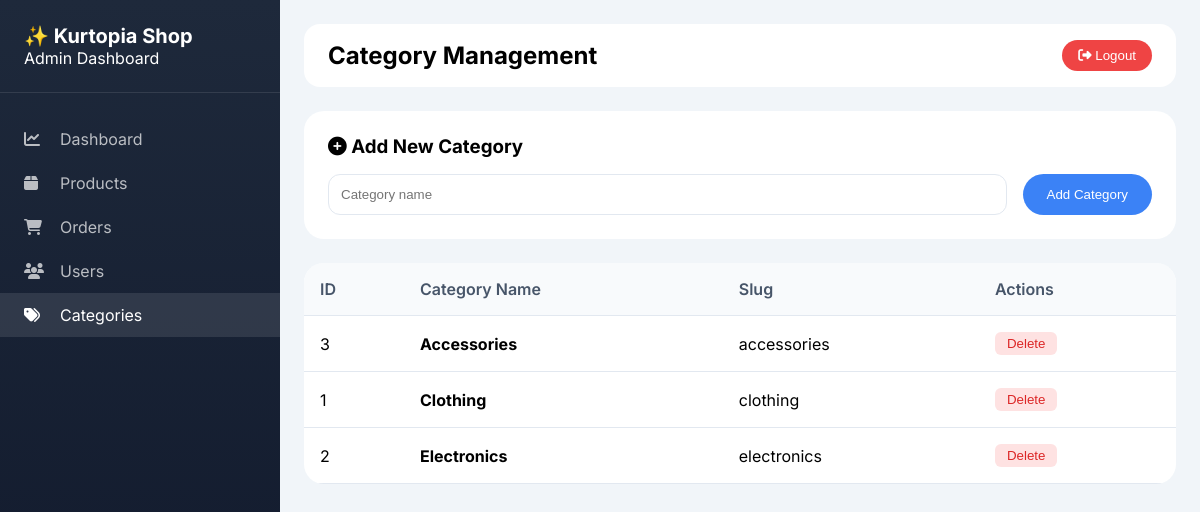
Screenshot of /admin_categories.php (signed in) with the database file from the repository.
### tables this page shows
CREATE TABLE `categories` (
  `id` int(11) NOT NULL,
  `name` varchar(100) NOT NULL,
  `parent_id` int(11) DEFAULT NULL,
  `description` text DEFAULT NULL,
  `slug` varchar(100) DEFAULT NULL,
  `created_at` timestamp NOT NULL DEFAULT current_timestamp()
);

### admin_categories.php (the view, shortened to what this page needs)
<?php
require_once 'db.php';
$categories = [];
$result = $conn->query('SELECT * FROM categories ORDER BY name');
while ($row = $result->fetch_assoc()) {
    $categories[] = $row;
}
function esc($value) {
    return htmlspecialchars($value, ENT_QUOTES, 'UTF-8');
}
?>
<!DOCTYPE html>
<html lang="en">
<head>
    <link rel="stylesheet" href="https://cdnjs.cloudflare.com/ajax/libs/font-awesome/6.4.0/css/all.min.css">
</head>
<body>
    <aside class="sidebar">
        <div class="sidebar-header">
            <h2>✨ Kurtopia Shop</h2>
            <p>Admin Dashboard</p>
        </div>
        <nav class="sidebar-nav">
            <a href="admin_dashboard.php" class="nav-item">
                <i class="fas fa-chart-line"></i> Dashboard
            </a>
            <a href="admin_products.php" class="nav-item">
                <i class="fas fa-box"></i> Products
            </a>
            <a href="admin_orders.php" class="nav-item">
                <i class="fas fa-shopping-cart"></i> Orders
            </a>
            <a href="admin_users.php" class="nav-item">
                <i class="fas fa-users"></i> Users
            </a>
            <a href="admin_categories.php" class="nav-item active">
                <i class="fas fa-tags"></i> Categories
            </a>
        </nav>
    </aside>
    <main class="main-content">
        <div class="top-bar">
            <h1 class="page-title">Category Management</h1>
            <form method="post" action="logout.php" style="display: inline;">
                <button type="submit" class="logout-btn"><i class="fas fa-sign-out-alt"></i> Logout</button>
            </form>
        </div>
        <div class="add-category">
            <h3><i class="fas fa-plus-circle"></i> Add New Category</h3>
            <form method="post" class="add-form">
                <input type="text" name="name" placeholder="Category name" required>
                <button type="submit" name="add_category">Add Category</button>
            </form>
        </div>
        <div class="categories-table">
            <table>
                <thead>
                    <tr>
                        <th>ID</th>
                        <th>Category Name</th>
                        <th>Slug</th>
                        <th>Actions</th>
                    </tr>
                </thead>
                <tbody>
                    <?php foreach ($categories as $category): ?>
                        <tr>
                            <td><?php echo $category['id']; ?></td>
                            <td><strong><?php echo esc($category['name']); ?></strong></td>
                            <td><?php echo esc($category['slug']); ?></td>
                            <td>
                                <form method="post" onsubmit="return confirm('Delete this category? Products in this category will remain but category will be removed.')">
                                    <button type="submit" name="delete_category" class="btn-delete">Delete</button>
                                </form>
                            </td>
                        </tr>
                    <?php endforeach; ?>
                </tbody>
            </table>
        </div>
    </main>
</body>
</html>

### admin_categories.php (style rules this page uses)
* { margin: 0; padding: 0; box-sizing: border-box; }
body { font-family: 'Inter', sans-serif; background: #f1f5f9; }
.sidebar { position: fixed; left: 0; top: 0; width: 280px; height: 100%; background: linear-gradient(180deg, #1e293b 0%, #0f172a 100%); color: white; z-index: 100; }
.sidebar-header { padding: 1.5rem; border-bottom: 1px solid rgba(255,255,255,0.1); }
.sidebar-header h2 { font-size: 1.25rem; font-weight: 700; }
.sidebar-nav { padding: 1.5rem 0; }
.nav-item { padding: 0.75rem 1.5rem; display: flex; align-items: center; gap: 0.75rem; color: rgba(255,255,255,0.7); text-decoration: none; transition: all 0.2s; }
.nav-item:hover, .nav-item.active { background: rgba(255,255,255,0.1); color: white; }
.nav-item i { width: 24px; }
.main-content { margin-left: 280px; padding: 1.5rem; }
.top-bar { background: white; border-radius: 16px; padding: 1rem 1.5rem; display: flex; justify-content: space-between; align-items: center; margin-bottom: 1.5rem; }
.page-title { font-size: 1.5rem; font-weight: 700; }
.logout-btn { background: #ef4444; color: white; border: none; padding: 0.5rem 1rem; border-radius: 40px; cursor: pointer; }
.add-category { background: white; border-radius: 20px; padding: 1.5rem; margin-bottom: 1.5rem; }
.add-category h3 { margin-bottom: 1rem; }
.add-form { display: flex; gap: 1rem; }
.add-form input { flex: 1; padding: 0.75rem; border: 1.5px solid #e2e8f0; border-radius: 12px; }
.add-form button { background: #3b82f6; color: white; border: none; padding: 0.75rem 1.5rem; border-radius: 40px; cursor: pointer; }
.categories-table { background: white; border-radius: 20px; overflow-x: auto; }
table { width: 100%; border-collapse: collapse; }
th, td { padding: 1rem; text-align: left; border-bottom: 1px solid #e2e8f0; }
th { background: #f8fafc; font-weight: 600; color: #475569; }
.btn-delete { background: #fee2e2; color: #dc2626; border: none; padding: 0.25rem 0.75rem; border-radius: 6px; cursor: pointer; }

### rows the page displays
categories: id "3", name "Accessories", slug "accessories"
categories: id "1", name "Clothing", slug "clothing"
categories: id "2", name "Electronics", slug "electronics"
